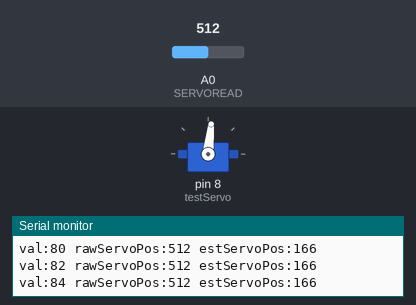
The sketch below on a simulated Arduino Uno, built with avr-gcc and run on an emulated ATmega328P. On the bench: servo, the last lines printed to the serial monitor. Inputs (shaded band) come from the test bench; at power-on: A0 (SERVOREAD) = 512.

Above: at 4.28 s.
4.3 s: A0 (SERVOREAD) set to 339
At 5.09 s:
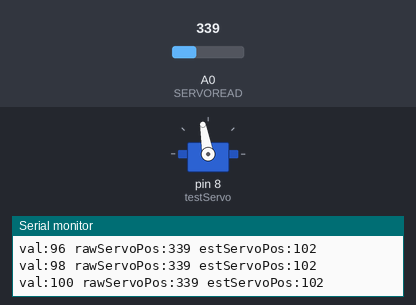
7.3 s: A0 (SERVOREAD) set to 315
At 7.51 s:
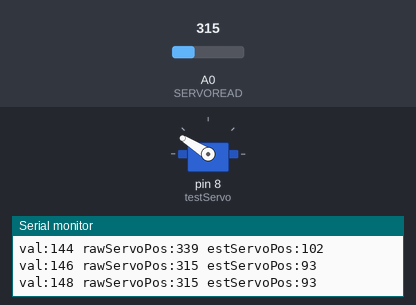
Timing chart, 0 to 16.3 s (numbered marks = the images above; inputs shaded):
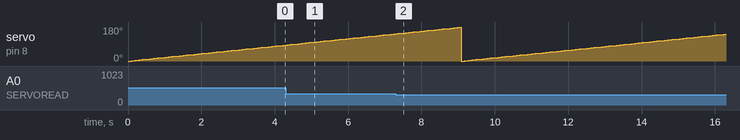

Measured:
- the behaviour switches between 333 and 332 on A0 (SERVOREAD) (found by bisection; images 1 and 2)

The sketch:

SevoReadExperiment.ino
```cpp
/*
This sketch is for validating the concept
*/
#include <Servo.h>

#define SERVOREAD A0
int rawServoPos = 0;
#define SERVOWRITE 8
int val = 0;
int estServoPos = 0;
Servo testServo;

void setup() {
  Serial.begin(9600);
  testServo.attach(8);
}


void loop() {
  // read servo position
  testServo.write(val);

  rawServoPos = analogRead(SERVOREAD);
  /*
   * Servo Write : Read
   * 0 : 61
   * 90 : 306
   * 180 : 550
   */
  estServoPos = map(rawServoPos, 60, 550, 0, 180);

  Serial.print("val:");
  Serial.print(val);
  Serial.print(" rawServoPos:");
  Serial.print(rawServoPos);
  Serial.print(" estServoPos:");
  Serial.print(estServoPos);
  Serial.print("\n");


  val = (val+2) % 180;
  delay(100);
}
```
